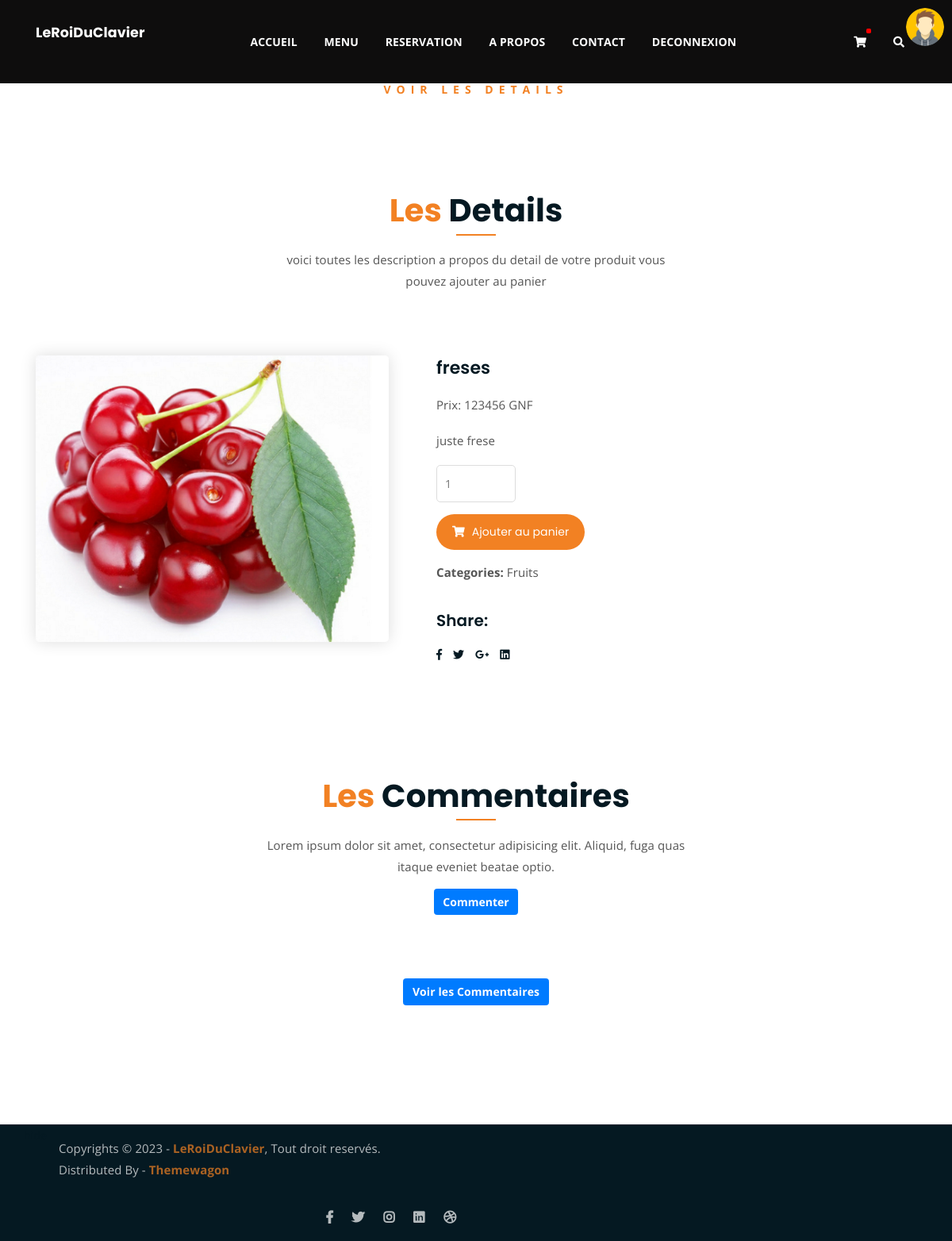
The app's page /detail_produit/2/ (signed in) with its own data.
### gestion_compte/models.py (models this page shows)
class utilisateurs(AbstractUser):
    phone = models.CharField(max_length=13,unique=True,null=True,blank=True)
    profile=models.ImageField(upload_to='profile/',null=True,blank=True)
    token = models.CharField(max_length=120, default='')

### gestion_produit/models.py (models this page shows, shortened)
class Produits(models.Model):
    nom = models.CharField(max_length=50)
    description = models.TextField()
    prix = models.PositiveIntegerField()
    image = models.ImageField(upload_to='%Y/%m/%d',blank=True,null=True)
    date = models.DateField(auto_now=True)
    categorie = models.ForeignKey(Categorie, on_delete=models.CASCADE)
    class Meta:
        verbose_name=("Produits")
        verbose_name_plural=("Produits")

class Categorie(models.Model):
    nom_categorie = models.CharField(max_length=50)
    class Meta:
        verbose_name=("Categorie")
        verbose_name_plural=("Categories")
    def __str__(self):
        return self.nom_categorie

### gestion_produit/views.py (the view)
def detail_produit(request,my_id):
    var = get_object_or_404(Produits,pk=my_id)
    contexte = {'var':var}
    return render(request,'gestion_produit/single-product.html',contexte)

### gestion_produit/context_proccessor.py (called while the page is built)
def list_menu(request):
    donnees = Produits.objects.all()
    cat = Categorie.objects.all()
    context = {'donnees':donnees,"cat":cat}
    return context

### gestion_produit/templates/gestion_produit/single-product.html
{% load static %}
{% block header %}
	{% include "header.html" %}
{% endblock %}
<div class="breadcrumb-section breadcrumb-bg" style="height: 5px;" >
	<div class="container">
		<div class="row">
			<div class="col-lg-8 offset-lg-2 text-center">
				<div class="breadcrumb-text">
					<p>Voir les details</p>
					<h1>{{var.nom}}</h1>
				</div>
			</div>
		</div>
	</div>
</div>
<div class="single-product mt-150 mb-150">
	<div class="container">
		<div class="row">
			<div class="col-lg-8 offset-lg-2 text-center">
				<div class="section-title">
					<h3><span class="orange-text">Les</span> Details</h3>
					<p>voici toutes les description a propos du detail de votre produit vous pouvez ajouter au panier </p>
				</div>
			</div>
		</div>
		<div class="row">
			<div class="col-md-5">
				<div class="single-product-img">
					<a href="{% url 'detail_produit' var.id %}"><img src="{{ var.image.url }}" alt="{{var.nom}}" ></a>
				</div>
			</div>
			<div class="col-md-7">
				<div class="single-product-content">
					<h3> {{var.nom}} </h3>
					<p class="singlsingle-product-pricing">Prix: {{var.prix}} GNF</p>
					<p>{{var.description}} </p>
					<div class="single-product-form">
						<form action="index.html">
							<input type="number" placeholder="1">
						</form>
						<a href="{% url 'add_to_card' var.id %}" class="cart-btn"><i class="fas fa-shopping-cart"></i> Ajouter au panier</a>
						<p><strong>Categories: </strong>{{ var.categorie }}</p>
					</div>
					<h4>Share:</h4>
					<ul class="product-share">
						<li><a href=""><i class="fab fa-facebook-f"></i></a></li>
						<li><a href=""><i class="fab fa-twitter"></i></a></li>
						<li><a href=""><i class="fab fa-google-plus-g"></i></a></li>
						<li><a href=""><i class="fab fa-linkedin"></i></a></li>
					</ul>
				</div>
			</div>
		</div>
	</div>
</div>
{% block footer %}
	{% include "footer.html" %}
{% endblock %}

### templates/header.html (shortened to what this page needs)
{% load static %}
{% block header %}
<!DOCTYPE html>
<html lang="en">
	<head>
		<link rel="stylesheet" href="{% static 'gestion_produit/assets/css/all.min.css' %} ">
		<link rel="stylesheet" href=" {% static 'gestion_produit/assets/bootstrap/css/bootstrap.min.css' %} ">
		<link rel="stylesheet" href=" {% static 'gestion_produit/assets/css/owl.carousel.css' %} ">
		<link rel="stylesheet" href=" {% static 'gestion_produit/assets/css/magnific-popup.css' %} ">
		<link rel="stylesheet" href="{% static 'gestion_produit/assets/css/animate.css' %}">
		<link rel="stylesheet" href="{% static 'gestion_produit/assets/css/meanmenu.min.css' %}">
		<link rel="stylesheet" href="{% static 'gestion_produit/assets/css/main.css' %}">
		<link rel="stylesheet" href="{% static 'gestion_produit/assets/css/responsive.css' %}">
	</head>
<body>
	<div class="top-header-area" id="sticker" style="background-color: rgb(14, 13, 13);">
		{% if user.is_authenticated %}
			{% if user.profile %}
			<img src="{{ user.profile.url }}" alt="" style="width: 4%;float: right;border-radius: 50%;margin: 10px;position: absolute;right: 0;top: 0;">
			{% else %}
		<img src="media/img/avatar.jpg" alt="" style="width: 4%;float: right;border-radius: 50%;margin: 10px;position: absolute;right: 0;top: 0;">
			{% endif %}
		{% endif %}
		<div class="container">
			<div class="row">
				<div class="col-lg-12 col-sm-12 text-center">
					<div class="main-menu-wrap">
						<div class="site-logo">
							{% if user.is_authenticated %}
							<a href="{% url 'list_menu'%}">
								<h5 style="color: white;">{{ user.username }}</h5>
							</a>
							{% endif %}
						</div>
						<nav class="main-menu">
							<ul>
								<li class="active "><a href="{% url 'list_menu' %}" >ACCUEIL</a>
								</li>
								<li class=""><a href="{% url 'all_products' %}">MENU</a>
								</li>
								<li class=""><a href="{% url 'reservation' %}">RESERVATION</a></li>
								<li class=""><a href="{% url 'apropos' %}">A PROPOS</a></li>
								<li class=""><a href="{% url 'contact' %}">CONTACT</a></li>
								{% if not user.is_authenticated %}
								<li class=" "><a href="#">CONNEXION</a>
									<ul class="sub-menu">
										<li><a href="{% url 'login' %}">Se connecter</a>
											<li><a href="{% url 'singup' %}">S'inscrire</a></li>
									</ul>
								</li>
								{% else %}
								<li class=" "><a href="{% url 'logout' %}">DECONNEXION</a></li>
								{% endif %}
								<li>
									<div class="header-icons">
										{% if user.is_authenticated %}
										<a class="shopping-cart" href="{% url 'cart' %}"><i class="fas fa-shopping-cart"  style="position: relative;"> {% if user.is_authenticated %}<span style="position: absolute;background-color: red;border-radius: 30%;padding: 3px;font-size: 13px;top: -10px;font-weight: bold;">{{ nb }}</span>{% endif %}</i></a>
										{% endif %}
										<a class="mobile-hide search-bar-icon" href="#"><i class="fas fa-search"></i></a>
									</div>
								</li>
							</ul>
						</nav>
					</div>
				</div>
			</div>
		</div>
	</div>
	{% endblock %}

### gestion_produit/static/gestion_produit/assets/css/main.css (style rules this page uses)
html { font-size: 14px; font-weight: 400; line-height: 28px; height: 100%; }
body { font-family: "Open Sans", sans-serif; font-weight: 400; font-size: 1rem; letter-spacing: 0.1px; line-height: 1.8; color: #051922; overflow-x: hidden; }
body img { max-width: 100%; }
a { cursor: pointer; text-decoration: none; -webkit-transition: all 0.2s ease-in-out; -o-transition: all 0.2s ease-in-out; transition: all 0.2s ease-in-out; }
h1, .h1, h2, .h2, h3, .h3, h4, .h4, h5, .h5, h6, .h6 { font-family: "Poppins", sans-serif; font-weight: 700; margin: 0 0 1.25rem 0; color: #051922; }
h1:last-child, .h1:last-child, h2:last-child, .h2:last-child, h3:last-child, .h3:last-child, h4:last-child, .h4:last-child, h5:last-child, .h5:last-child, h6:last-child, .h6:last-child { margin: 0; }
h1, .h1 { font-size: 4rem; font-weight: 700; line-height: 4rem; }
h3, .h3 { font-size: 2rem; font-weight: 700; line-height: 2.25rem; }
h4, .h4 { font-size: 1.5rem; font-weight: 700; line-height: 1.75rem; }
h5, .h5 { font-size: 1.25rem; font-weight: 700; line-height: 1.5rem; }
p { font-family: "Open Sans", sans-serif; font-weight: 400; font-size: 1rem; letter-spacing: 0.1px; line-height: 1.8; color: #051922; margin: 0 0 1.25rem 0; }
p:last-child { margin: 0; }
.mt-150 { margin-top: 150px; }
.mb-150 { margin-bottom: 150px; }
.orange-text { color: #F28123; }
a.boxed-btn, a.bordered-btn, a.cart-btn { border-radius: 50px; }
.section-title h3 { font-size: 40px; position: relative; padding-bottom: 15px; }
.section-title h3:after { position: absolute; content: ''; left: 0px; right: 0px; bottom: 0px; width: 50px; height: 2px; background-color: #F28123; margin: 0 auto; }
.section-title p { font-size: 15px; width: 530px; margin: 0 auto; color: #555; margin-top: 10px; line-height: 1.8; }
.section-title { margin-bottom: 80px; }
.breadcrumb-bg { background-image: url(../img/breadcrumb-bg.jpg); }
.breadcrumb-text p { color: #F28123; font-weight: 700; text-transform: uppercase; letter-spacing: 7px; }
.breadcrumb-text h1 { font-size: 50px; font-weight: 900; color: #fff; margin: 0; margin-top: 20px; }
.breadcrumb-section { padding: 0 0; background-size: cover; background-position: center center; position: relative; z-index: 1; background-attachment: fixed; padding-top: 100px; }
.breadcrumb-section:after { position: absolute; left: 0; top: 0; width: 100%; height: 100%; content: ""; background-color: #07212e; z-index: -1; opacity: 0.8; }
.top-header-area { position: absolute; z-index: 999; width: 100%; padding: 25px 0; }
nav.main-menu ul { margin: 0; padding: 0; list-style: none; }
nav.main-menu ul li { display: inline-block; }
nav.main-menu ul li a { color: #fff; font-weight: 700; display: block; padding: 15px; }
nav.main-menu ul > li { position: relative; }
nav.main-menu ul li:last-child a { display: inline-block; }
nav.main-menu > ul li:last-child { float: right; }
.site-logo { float: left; max-width: 150px; }
.main-menu-wrap { position: relative; }
.header-icons a { color: #fff; display: inline-block; padding: 10px; }
.site-logo { padding: 6px 0; }
nav.main-menu li a { -webkit-transition: 0.3s; -o-transition: 0.3s; transition: 0.3s; }
.top-header-area .header-icons a { -webkit-transition: 0.3s; -o-transition: 0.3s; transition: 0.3s; }
.top-header-area { -webkit-transition: 0.3s; -o-transition: 0.3s; transition: 0.3s; }
a.cart-btn { -webkit-transition: 0.3s; -o-transition: 0.3s; transition: 0.3s; }
ul.product-share li a { -webkit-transition: 0.3s; -o-transition: 0.3s; transition: 0.3s; }
html, body { height: 100%; }
a.cart-btn { font-family: 'Poppins', sans-serif; display: inline-block; background-color: #F28123; color: #fff; padding: 10px 20px; }
a.cart-btn i { margin-right: 5px; }
.single-product-img img { border-radius: 5px; -webkit-box-shadow: 0 0 20px #ddd; box-shadow: 0 0 20px #ddd; }
.single-product-content h3 { font-size: 22px; font-weight: 600; }
.single-product-content p { font-size: 15px; color: #555; line-height: 1.8; }
input[type="number"] { border: 1px solid #ddd; border-radius: 5px; padding: 10px; width: 100px; margin-bottom: 15px; }
.single-product-form a.cart-btn { margin-bottom: 15px; }
.single-product-content h4 { font-size: 20px; font-weight: 600; margin-top: 35px; }
ul.product-share { margin: 0; padding: 0; list-style: none; }
ul.product-share li { display: inline-block; }
ul.product-share li a { display: block; color: #051922; margin-right: 10px; }
.single-product-content { margin-left: 30px; }

### records on screen
utilisateurs: username "LeRoiDuClavier"
Produits: image (picture), nom "freses", prix "123456", description "juste frese", categorie "Fruits"
